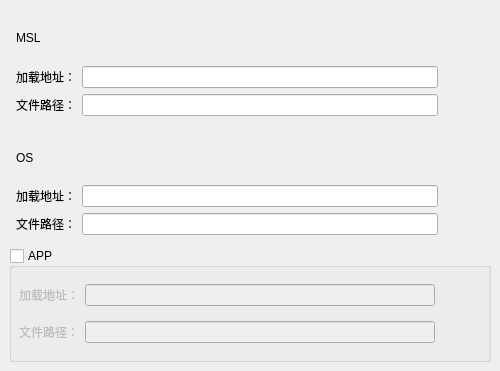
<?xml version="1.0" encoding="UTF-8"?>
<ui version="4.0">
 <class>ACoreRunInfoWidget</class>
 <widget class="QWidget" name="ACoreRunInfoWidget">
  <property name="geometry">
   <rect>
    <x>0</x>
    <y>0</y>
    <width>500</width>
    <height>371</height>
   </rect>
  </property>
  <property name="windowTitle">
   <string>Form</string>
  </property>
  <layout class="QVBoxLayout" name="verticalLayout_2">
   <property name="leftMargin">
    <number>0</number>
   </property>
   <property name="topMargin">
    <number>0</number>
   </property>
   <property name="rightMargin">
    <number>0</number>
   </property>
   <property name="bottomMargin">
    <number>0</number>
   </property>
   <item>
    <widget class="QFrame" name="frame_main">
     <property name="frameShape">
      <enum>QFrame::NoFrame</enum>
     </property>
     <property name="frameShadow">
      <enum>QFrame::Raised</enum>
     </property>
     <layout class="QVBoxLayout" name="verticalLayout">
      <item>
       <widget class="QFrame" name="frame_msl">
        <property name="frameShape">
         <enum>QFrame::NoFrame</enum>
        </property>
        <property name="frameShadow">
         <enum>QFrame::Raised</enum>
        </property>
        <layout class="QGridLayout" name="gridLayout_2">
         <property name="leftMargin">
          <number>7</number>
         </property>
         <property name="topMargin">
          <number>7</number>
         </property>
         <property name="rightMargin">
          <number>7</number>
         </property>
         <property name="bottomMargin">
          <number>7</number>
         </property>
         <item row="2" column="1">
          <widget class="QLineEdit" name="lineedit_msl_path">
           <property name="text">
            <string/>
           </property>
          </widget>
         </item>
         <item row="1" column="1">
          <widget class="QLineEdit" name="lineedit_msl_addr">
           <property name="text">
            <string/>
           </property>
          </widget>
         </item>
         <item row="2" column="0">
          <widget class="QLabel" name="label_4">
           <property name="text">
            <string>文件路径：</string>
           </property>
          </widget>
         </item>
         <item row="1" column="0">
          <widget class="QLabel" name="label_9">
           <property name="text">
            <string>加载地址：</string>
           </property>
          </widget>
         </item>
         <item row="0" column="0">
          <widget class="QLabel" name="label">
           <property name="text">
            <string>MSL</string>
           </property>
          </widget>
         </item>
         <item row="2" column="3">
          <widget class="QPushButton" name="btn_select_msl">
           <property name="text">
            <string/>
           </property>
           <property name="flat">
            <bool>true</bool>
           </property>
          </widget>
         </item>
        </layout>
       </widget>
      </item>
      <item>
       <widget class="QFrame" name="frame_os">
        <property name="frameShape">
         <enum>QFrame::NoFrame</enum>
        </property>
        <property name="frameShadow">
         <enum>QFrame::Raised</enum>
        </property>
        <layout class="QGridLayout" name="gridLayout_3">
         <property name="leftMargin">
          <number>7</number>
         </property>
         <property name="topMargin">
          <number>7</number>
         </property>
         <property name="rightMargin">
          <number>7</number>
         </property>
         <property name="bottomMargin">
          <number>7</number>
         </property>
         <item row="2" column="1">
          <widget class="QLineEdit" name="lineedit_os_path">
           <property name="text">
            <string/>
           </property>
          </widget>
         </item>
         <item row="1" column="0">
          <widget class="QLabel" name="label_10">
           <property name="text">
            <string>加载地址：</string>
           </property>
          </widget>
         </item>
         <item row="1" column="1">
          <widget class="QLineEdit" name="lineedit_os_addr">
           <property name="text">
            <string/>
           </property>
          </widget>
         </item>
         <item row="2" column="0">
          <widget class="QLabel" name="label_5">
           <property name="text">
            <string>文件路径：</string>
           </property>
          </widget>
         </item>
         <item row="0" column="0">
          <widget class="QLabel" name="label_2">
           <property name="text">
            <string>OS</string>
           </property>
          </widget>
         </item>
         <item row="2" column="2">
          <widget class="QPushButton" name="btn_select_os">
           <property name="text">
            <string/>
           </property>
           <property name="flat">
            <bool>true</bool>
           </property>
          </widget>
         </item>
        </layout>
       </widget>
      </item>
      <item>
       <widget class="QGroupBox" name="groupbox_app">
        <property name="title">
         <string>APP</string>
        </property>
        <property name="flat">
         <bool>true</bool>
        </property>
        <property name="checkable">
         <bool>true</bool>
        </property>
        <property name="checked">
         <bool>false</bool>
        </property>
        <layout class="QGridLayout" name="gridLayout_5">
         <property name="leftMargin">
          <number>7</number>
         </property>
         <property name="topMargin">
          <number>7</number>
         </property>
         <property name="rightMargin">
          <number>7</number>
         </property>
         <property name="bottomMargin">
          <number>7</number>
         </property>
         <item row="1" column="0">
          <widget class="QLabel" name="label_6">
           <property name="text">
            <string>文件路径：</string>
           </property>
          </widget>
         </item>
         <item row="1" column="1">
          <widget class="QLineEdit" name="lineedit_app_path">
           <property name="text">
            <string/>
           </property>
          </widget>
         </item>
         <item row="0" column="0">
          <widget class="QLabel" name="label_11">
           <property name="text">
            <string>加载地址：</string>
           </property>
          </widget>
         </item>
         <item row="0" column="1">
          <widget class="QLineEdit" name="lineedit_app_addr">
           <property name="text">
            <string/>
           </property>
          </widget>
         </item>
         <item row="1" column="2">
          <widget class="QPushButton" name="btn_select_app">
           <property name="text">
            <string/>
           </property>
           <property name="flat">
            <bool>true</bool>
           </property>
          </widget>
         </item>
        </layout>
       </widget>
      </item>
     </layout>
    </widget>
   </item>
  </layout>
 </widget>
 <resources/>
 <connections/>
</ui>
